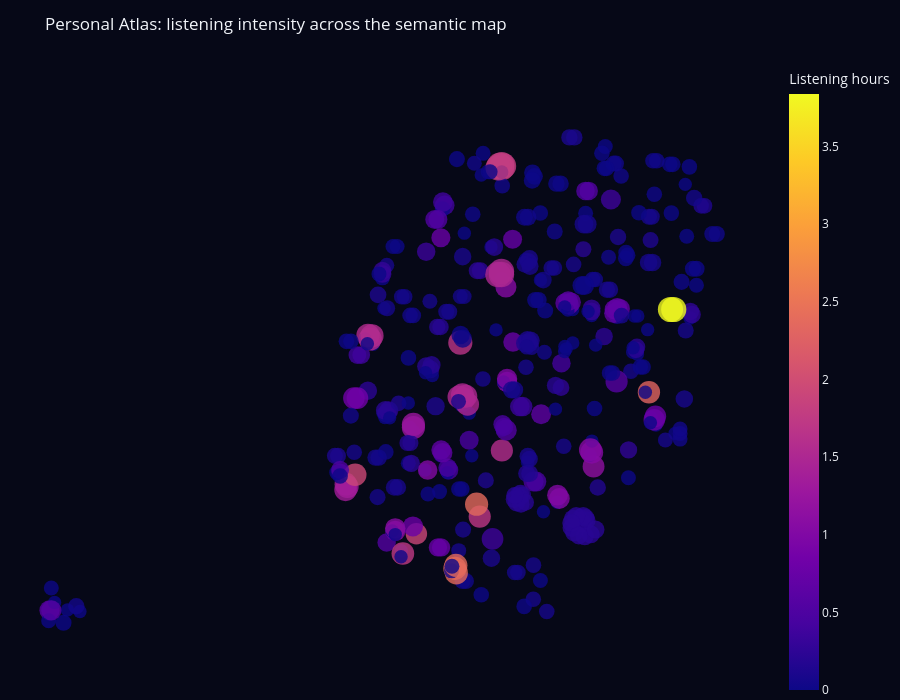

Write notebook code for a chart like this one.
### Markdown cell above
## Personal Atlas preview

### Code cell
preview_map = personal_map.assign(
    preview_size=personal_map["personal_plays"].pow(0.5).add(4)
)

fig = px.scatter(
    preview_map,
    x="x",
    y="y",
    color="personal_hours",
    size="preview_size",
    size_max=18,
    hover_name="track_name",
    hover_data={
        "x": False,
        "y": False,
        "preview_size": False,
        "album_name": True,
        "personal_hours": ":.2f",
        "personal_plays": True,
        "mastery_level": True,
    },
    title="Personal Atlas: listening intensity across the semantic map",
    labels={
        "album_name": "Album",
        "personal_hours": "Hours",
        "personal_plays": "Plays",
        "mastery_level": "Mastery level",
    },
    template="plotly_dark",
)

fig.update_traces(marker={"opacity": 0.8, "line": {"width": 0}})
fig.update_layout(
    height=700,
    margin={"l": 0, "r": 0, "t": 60, "b": 0},
    plot_bgcolor="#060817",
    paper_bgcolor="#060817",
    coloraxis_colorbar={"title": "Listening hours"},
)
fig.update_xaxes(visible=False)
fig.update_yaxes(visible=False, scaleanchor="x", scaleratio=1)

fig.show()

### Figure 1 — Plotly figure (JSON) as saved in the notebook; plotly's stock layout.template omitted (floating-point values rounded to 4 significant figures; data arrays with more than 128 entries replaced by an {"elided": "..."} marker saying what was removed)
{"data": [{"customdata": {"elided": "381x5 mixed values"}, "hovertemplate": "<b>%{hovertext}</b><br><br>Album=%{customdata[1]}<br>Hours=%{marker.color:.2f}<br>Plays=%{customdata[3]}<br>Mastery level=%{customdata[4]}<extra></extra>", "hovertext": {"elided": "381 str values"}, "legendgroup": "", "marker": {"color": {"elided": "381 float values"}, "coloraxis": "coloraxis", "line": {"width": 0}, "opacity": 0.8, "size": {"elided": "381 float values"}, "sizemode": "area", "sizeref": 0.04442, "symbol": "circle"}, "mode": "markers", "name": "", "orientation": "v", "showlegend": false, "type": "scatter", "x": {"elided": "381 float values"}, "xaxis": "x", "y": {"elided": "381 float values"}, "yaxis": "y"}], "layout": {"coloraxis": {"colorbar": {"title": {"text": "Listening hours"}}, "colorscale": [[0, "#0d0887"], [0.1111, "#46039f"], [0.2222, "#7201a8"], [0.3333, "#9c179e"], [0.4444, "#bd3786"], [0.5556, "#d8576b"], [0.6667, "#ed7953"], [0.7778, "#fb9f3a"], [0.8889, "#fdca26"], [1, "#f0f921"]]}, "height": 700, "legend": {"itemsizing": "constant", "tracegroupgap": 0}, "margin": {"b": 0, "l": 0, "r": 0, "t": 60}, "paper_bgcolor": "#060817", "plot_bgcolor": "#060817", "title": {"text": "Personal Atlas: listening intensity across the semantic map"}, "xaxis": {"anchor": "y", "domain": [0, 1], "title": {"text": "x"}, "visible": false}, "yaxis": {"anchor": "x", "domain": [0, 1], "scaleanchor": "x", "scaleratio": 1, "title": {"text": "y"}, "visible": false}}}
